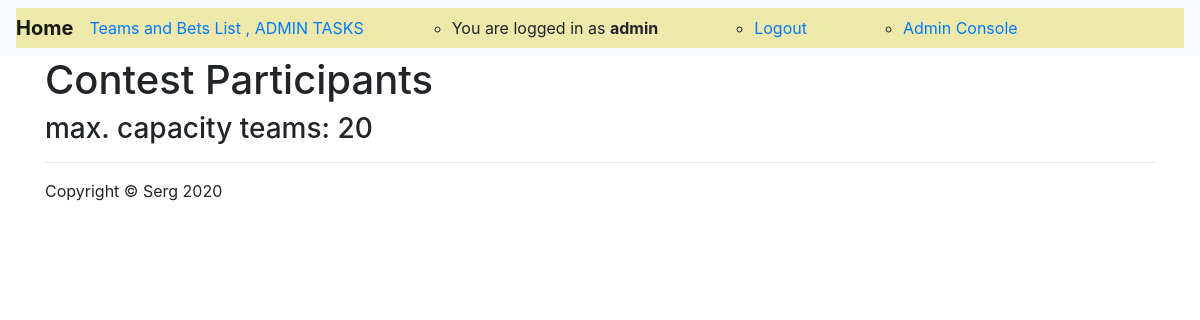
The page /contest/participants/if8px8yqwu97fzl0pndm52gb4mt1ybqd/ (signed in) on the database as committed earlier.
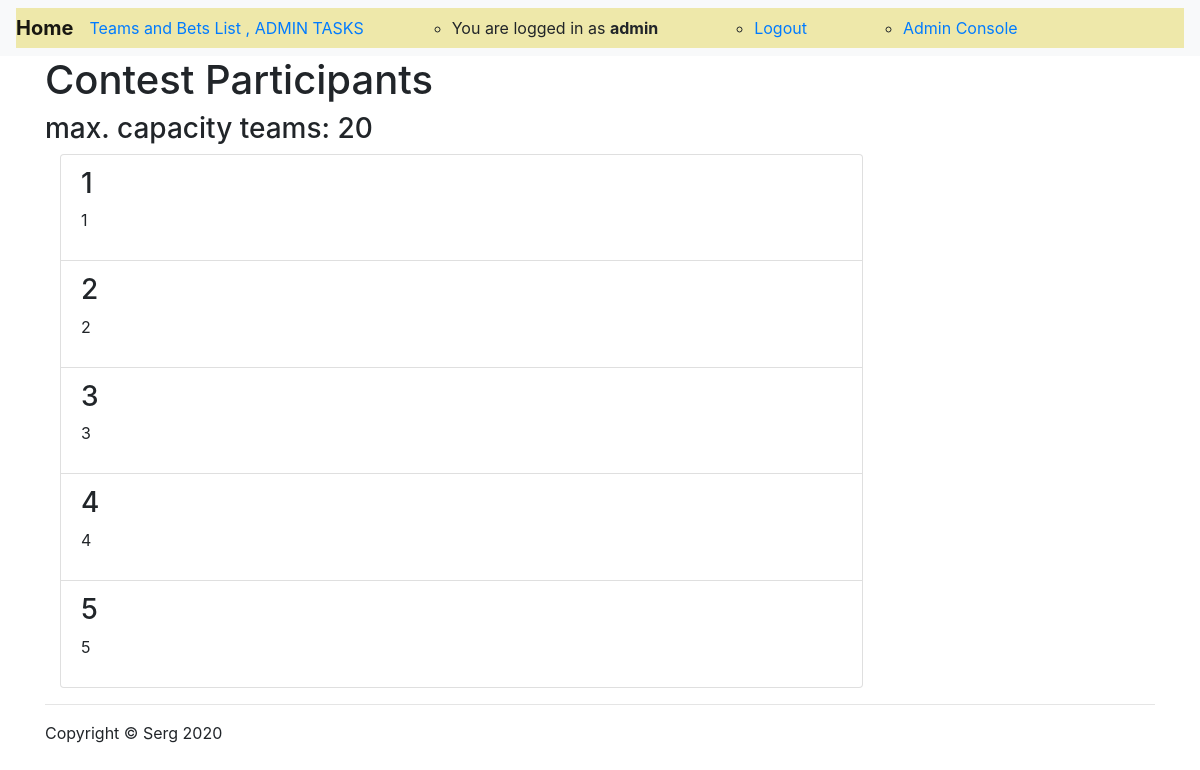
The same page on the database as committed later.
### sergtoto/models.py (models this page shows, shortened)
class ParticipantTeam(models.Model):
    valid = models.BooleanField(default=False, blank=True)
    team = models.ForeignKey(Team, on_delete=models.CASCADE)
    contest = models.ForeignKey(Contest, on_delete=models.CASCADE)

class Team(models.Model):
    name = models.CharField(verbose_name='team_name', max_length=30, unique=True, )
    description = models.TextField()
    added_by = models.ForeignKey(MyUser, on_delete=models.CASCADE)
    slug = models.SlugField(blank=True)
    selected_for_contest = models.BooleanField(default=False, blank=True)

### sergtoto/views.py (the view)
# urls.py: path('contest/participants/<str:slug>/', contest_participants, name='contest_participants'),
def contest_participants(request, slug):
    contest = Contest.objects.get(slug=slug)
    participants = ParticipantTeam.objects.filter(contest__slug=slug)
    context = {
        'contest':contest,
        'participants': participants,
    }
    return render(request, 'contest_participants.html', context)

### sergtoto/templates/contest_participants.html (shortened to what this page needs)
{% extends 'base.html' %}
{% load static %}
{% block content %}
    <h1>Contest Participants</h1>
    <h3>max. capacity teams: {{ contest.max_teams }}</h3>
    <div class="col-lg-9">
        {% for participant in  participants %}
            <div class="list-group-item">
                <h3>{{ participant.team.name }}</h3>
                <p>{{ participant.team.description }}</p>
            </div>
        {% endfor %}
    </div>
{% endblock content %}

Rows that differ between the two databases and show on the page:
added ParticipantTeam: team.name "1", team.description "1"
added ParticipantTeam: team.name "2", team.description "2"
added ParticipantTeam: team.name "3", team.description "3"
added ParticipantTeam: team.name "4", team.description "4"
added ParticipantTeam: team.name "5", team.description "5"
